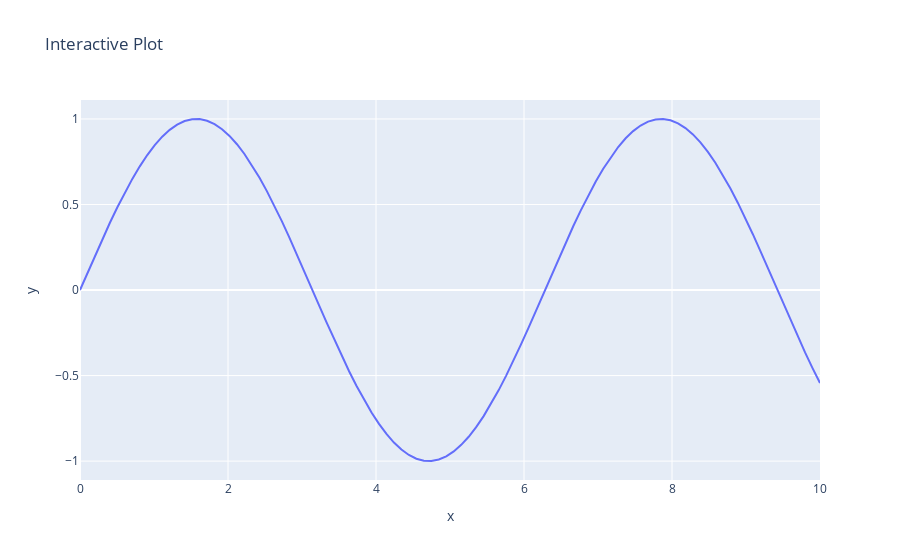

Write notebook code for a chart like this one.
### Markdown cell above
❗ Longer, more manual — but still customizable.

---

## 🌐 3. Plotly: Interactive Web-Ready Charts

**Plotly** is perfect for notebooks, dashboards, and interactive data stories.

### Code cell
import plotly.express as px
import pandas as pd
import numpy as np

x = np.linspace(0, 10, 100)
y = np.sin(x)
df = pd.DataFrame({"x": x, "y": y})

fig = px.line(df, x="x", y="y", title="Interactive Plot")
fig.show()
